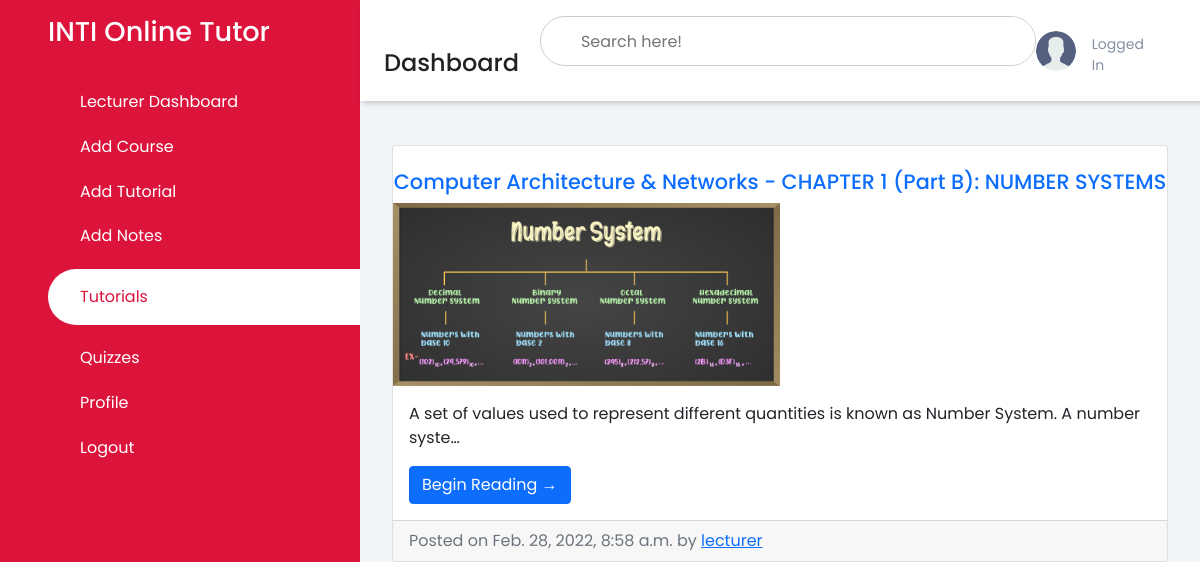
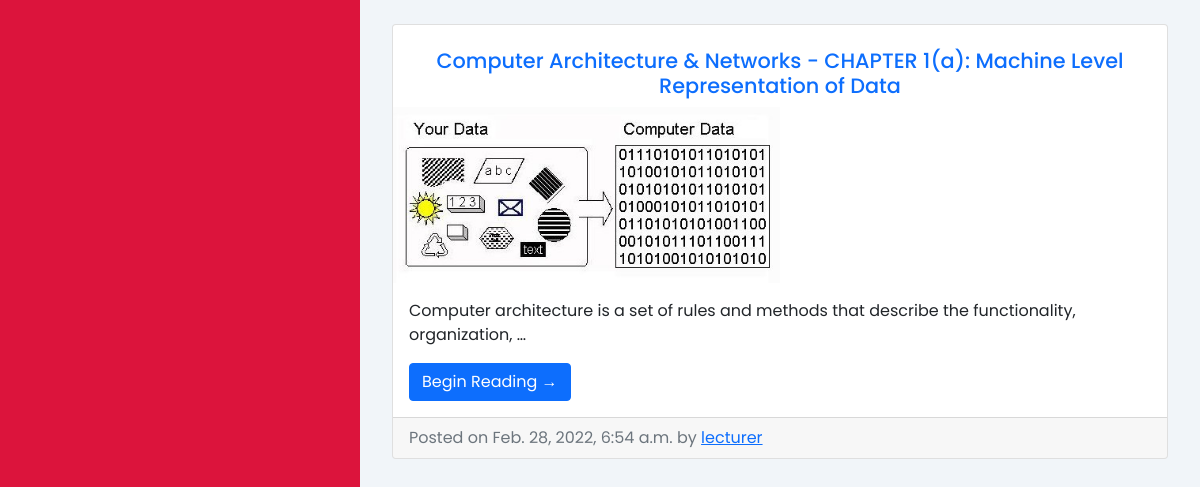
/list_tutorial/, run on an earlier commit of the app's database (2 pictures, top to bottom).
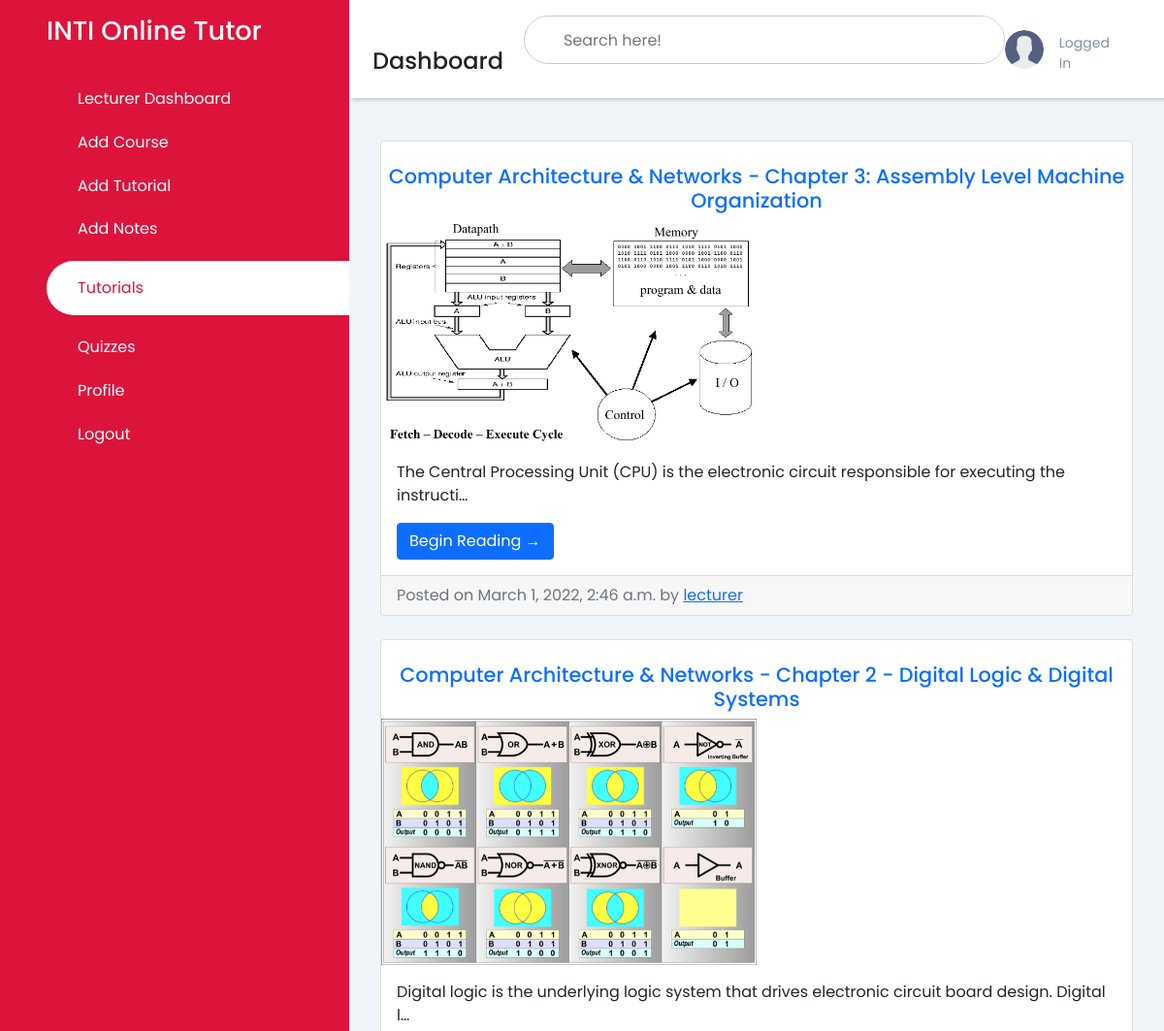
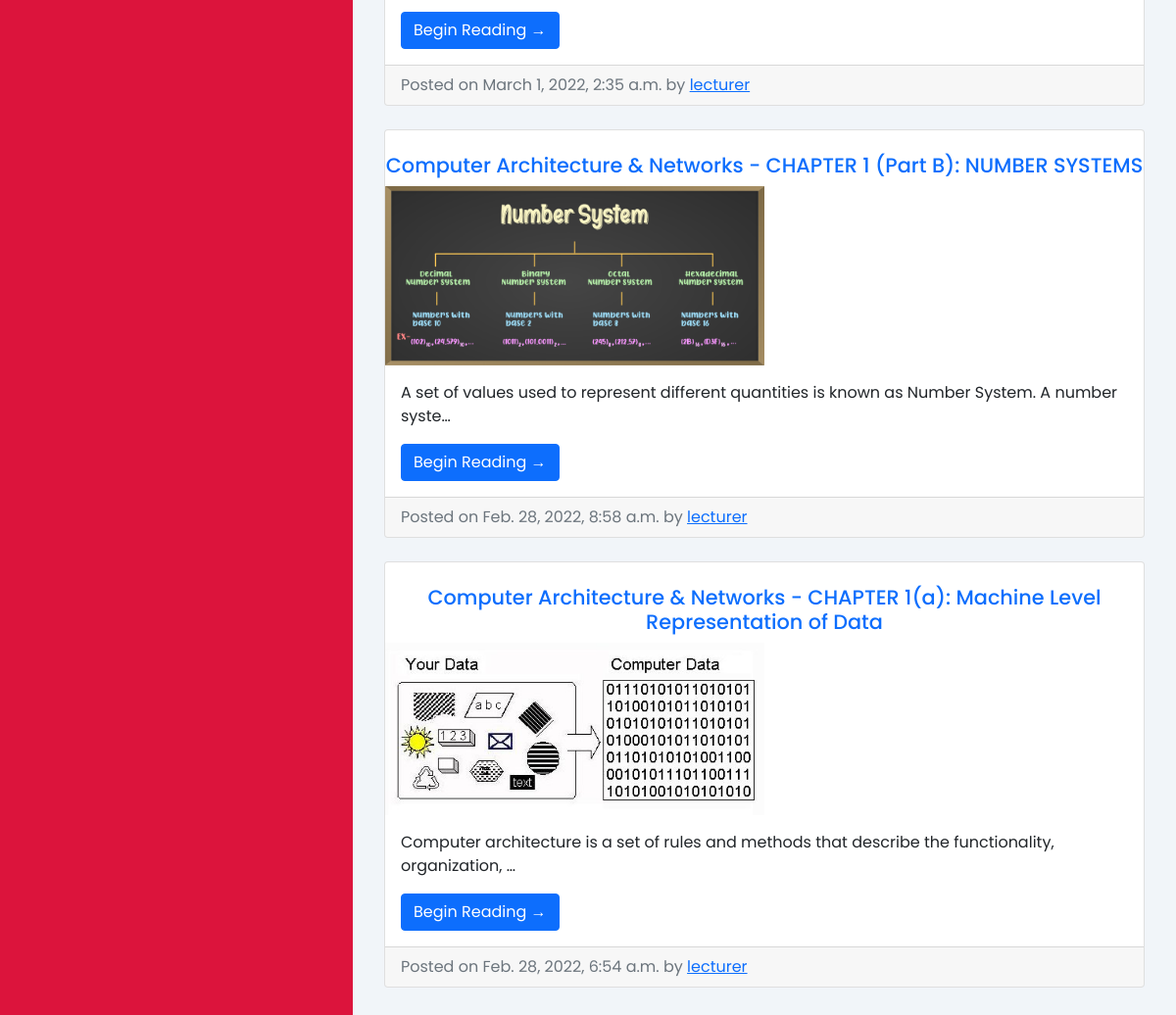
And on a later commit of the database (2 pictures, top to bottom).
### pages/models.py (models this page shows, shortened)
class Tutorial(models.Model):
    title = models.CharField(max_length=50)
    content = models.TextField()
    image = models.ImageField(upload_to='media', null=True, blank=True)
    course = models.ForeignKey(Course, on_delete=models.CASCADE, default='')
    created_at = models.DateTimeField(auto_now_add=True)
    user = models.ForeignKey(User, on_delete=models.CASCADE)
    video = EmbedVideoField(blank=True, null=True)

class Course(models.Model):
    name = models.CharField(max_length=30)
    def __str__(self):
        return self.name

class User(AbstractUser):
    is_student = models.BooleanField(default=False)
    is_lecturer = models.BooleanField(default=False)
    is_admin = models.BooleanField(default=False)

### pages/views.py (the view)
# urls.py: path('list_tutorial/', list_tutorial, name='list_tutorial'),
def list_tutorial(request):
    tutorials = Tutorial.objects.all().order_by('-created_at')
    tutorials = {'tutorials': tutorials}
    return render(request, 'dashboard/lecturer/list_tutorial.html', tutorials)

### templates/dashboard/lecturer/list_tutorial.html (shortened to what this page needs)
<!DOCTYPE html>
<html lang="en">
<head>
    {% load static %}
    <link rel="stylesheet" href="https://maxst.icons8.com/vue-static/landings/line-awesome/line-awesome/1.3.0/css/line-awesome.min.css">
    <link rel="stylesheet" href="https://maxst.icons8.com/vue-static/landings/line-awesome/font-awesome-line-awesome/css/all.min.css">
    <link href="https://cdn.jsdelivr.net/npm/bootstrap@5.1.3/dist/css/bootstrap.min.css" rel="stylesheet">
    <link rel="stylesheet" href="{% static 'css/style.css' %}">
</head>
<body>
    <div class="sidebar">
        <div class="sidebar-brand">
            <h2>INTI Online Tutor</h2>
        </div>
        <div class="sidebar-menu">
            <ul>
                <li>
                    <a href="{% url 'lecturer_dashboard' %}"><span class="las la-home"></span>
                    <span>Lecturer Dashboard</span></a>
                </li>
                <li>
                    <a href="{% url 'add_course' %}"><span class="las la-plus"></span>
                    <span>Add Course</span></a>
                </li>
                <li>
                    <a href="{% url 'add_tutorial' %}"><span class="las la-plus"></span>
                    <span>Add Tutorial</span></a>
                </li>
                <li>
                    <a href="{% url 'add_notes' %}"><span class="las la-plus"></span>
                    <span>Add Notes</span></a>
                </li>
                <li>
                    <a href="{% url 'list_tutorial' %}" class="active"><span class="las la-book"></span>
                    <span>Tutorials</span></a>
                </li>
                <li>
                    <a href="{% url 'list_quiz' %}"><span class="las la-certificate"></span>
                    <span>Quizzes</span></a>
                </li>
                <li>
                    <a href="{% url 'lecturer_profile' %}"><span class="las la-fingerprint"></span>
                    <span>Profile</span></a>
                </li>
                <li>
                    <a href="{% url 'logout' %}"><span class="las la-key"></span>
                    <span>Logout</span></a>
                </li>
            </ul>
        </div>
    </div>
    <div class="main-content">
        <header>
            <div class="header-title">
                <h2>
                    <label for="">
                    <span class="las la-bars"></span>
                </label>
                    Dashboard
                </h2>
            </div>
            <div class="search-wrapper">
                <input type="search" placeholder="Search here!" />
            </div>
            <div class="user-wrapper">
                <img src="{% static 'images/user.png' %}" width="40px" height="40px" alt="">
                <div>
                    <small>Logged In</small>
                </div>
            </div>
        </header>
        <main>
      <div class="col-md-8" style="width: 100%;">
        {% for tutorial in tutorials %}
        <div class="card mb-4">
            <br><center><h2 class="card-title text-primary" style="color: var(--main-color); font-size: 1.3rem;">
                {{tutorial.course}} - {{ tutorial.title }}</h2></center>
          {% if tutorial.image %}
              <img src="{{ tutorial.image.url }}" alt="{{ tutorial.title }}" width="50%">
          {% else %}
                <p></p>
          {% endif %}
          <div class="card-body">
            <p class="card-text">{{ tutorial.content | truncatechars:100 }}</p>
            <a href="{% url 'lecturer_tutorial_detail' tutorial.pk %}" class="btn btn-primary">Begin Reading &rarr;</a>
          </div>
          <div class="card-footer text-muted">
            Posted on {{ tutorial.created_at }} by
            <a href="#">{{ tutorial.user.username }}</a>
          </div>
        </div>
        {% endfor %}
      </div>
        </main>
    </div>
</body>
</html>

### static/css/style.css (style rules this page uses)
:root { --main-color: #DC143C; --color-dark: #1D2231; --text-grey: #8390A2 }
* { padding: 0; margin: 0; box-sizing: border-box; list-style-type: none; text-decoration: none; font-family: 'Poppins', sans-serif; }
.sidebar { width: 360px; position: fixed; left: 0; top: 0; height: 100%; background: var(--main-color); z-index: 100; }
.sidebar-brand { height: 90px; padding: 1rem 0rem 1rem 2rem; color: #fff; }
.sidebar-brand h2 { font-size: 1.7rem; }
.sidebar-menu li { width: 100%; margin-bottom: 1.3rem; padding-left: 1rem; }
.sidebar-menu a { padding-left: 1rem; display: block; color: #fff; font-size: 1rem; text-decoration: none; }
.sidebar-menu a.active { background: #fff; padding-top: 1rem; padding-bottom: 1rem; color: var(--main-color); border-radius: 30px 0px 0px 30px; }
.sidebar-menu a span:first-child { font-size: 1rem; padding-right: 1rem; }
.main-content { margin-left: 360px; }
header { display: flex; justify-content: space-between; padding: 1rem 1.5rem; box-shadow: 2px 2px 5px rgba(0,0,0,0.2); position: fixed; left: 360px; width: calc(100% - 345px); top: 0; z-index: 100; background-color: white; }
header h2 { color: #222; font-size: 1.5rem; }
header label span { font-size: 1.7rem; padding-right: 1rem; }
.search-wrapper { border: 1px solid #ccc; border-radius: 30px; height: 50px; width: 500px; display: flex; align-items: center; overflow-x: hidden; }
.search-wrapper input { height: 100%; width: 100%; padding: .5rem; border: none; outline: none; }
.user-wrapper { display: flex; align-items: center; margin-right: 2rem; }
.user-wrapper img { border-radius: 50%; margin-right: 1rem; }
.user-wrapper small { display: inline-block; color: var(--text-grey); margin-top: 1px; }
main { margin-top:89px; padding: 2rem; background: #f1f5f9; min-height: calc(100vh -90px); }

What changed in the data, as far as the page shows it:
added Tutorial: course "Computer Architecture & Networks", title "Chapter 3: Assembly Level Machine Organization", image (picture), content "The Central Processing Unit (CPU) is the electronic circuit responsible for executing the instructi…", created_at "March 1, 2022, 2:46 a.m.", user.username "lecturer"
added Tutorial: course "Computer Architecture & Networks", title "Chapter 2 - Digital Logic & Digital Systems", image (picture), content "Digital logic is the underlying logic system that drives electronic circuit board design. Digital l…", created_at "March 1, 2022, 2:35 a.m.", user.username "lecturer"
